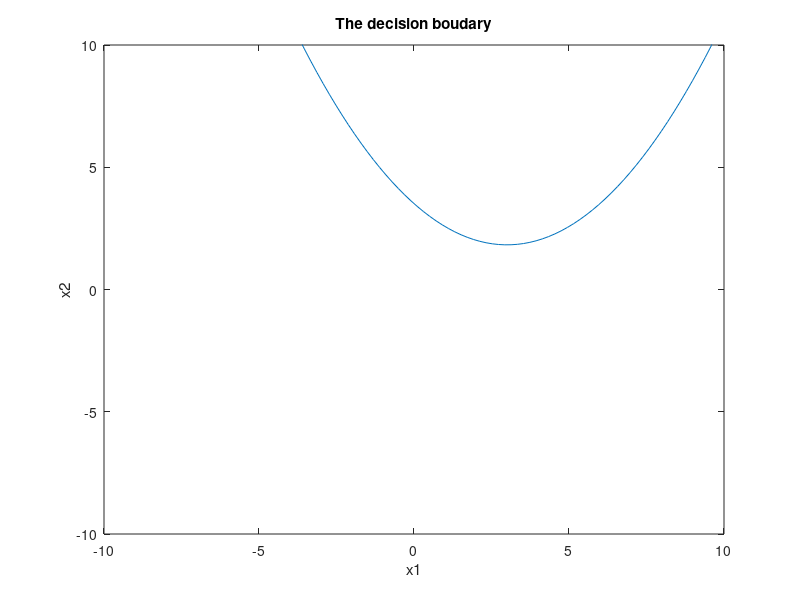
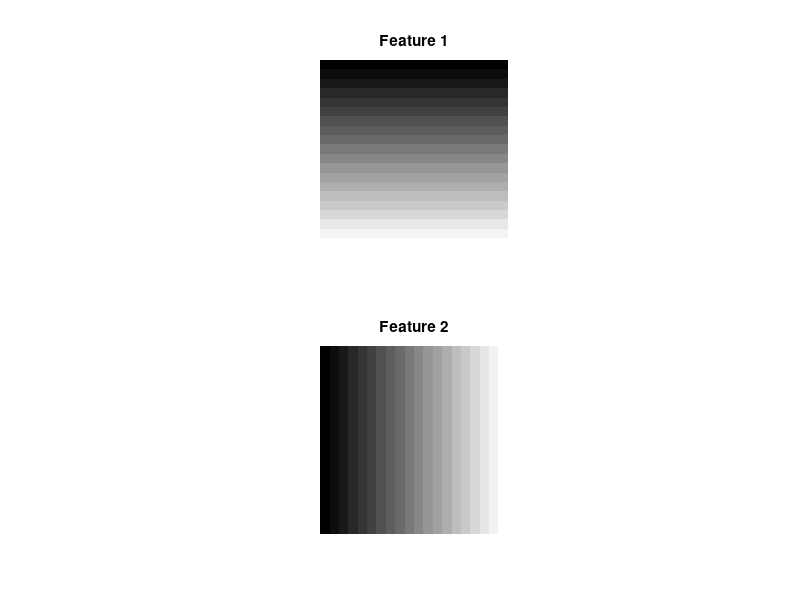
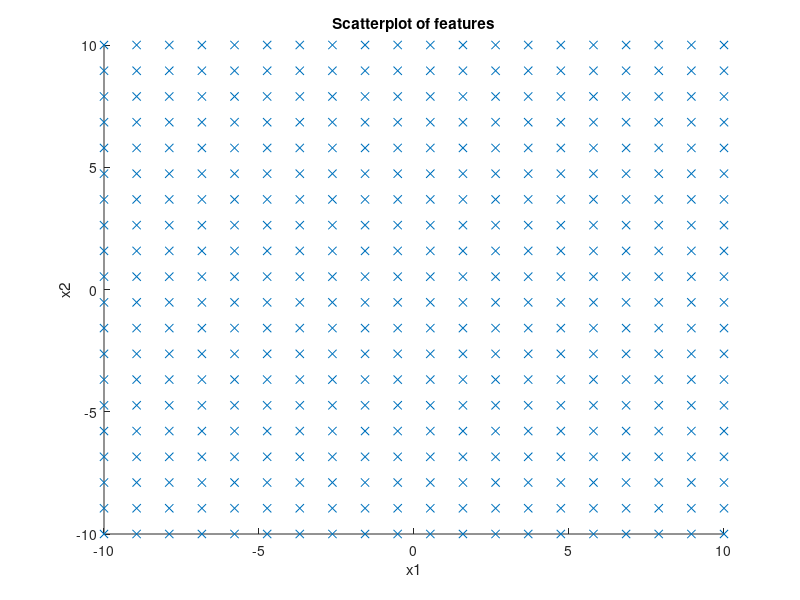
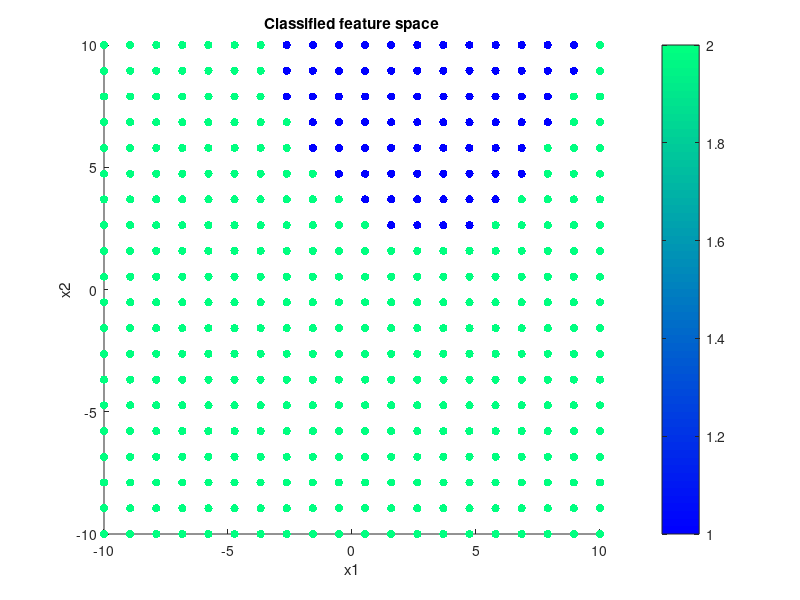

The MATLAB script that drew these images, in order: (Note: this script raises an error after producing the figures.)
clear all;
close all;

%% Exercise 1
%a) We  are given the data folloving mean vectors and covariance matrices
% from two classes. 
mu1 = [3; 6];
mu2 = [3;-2];

C1 = [0.5 0; 0 2];
C2 = [2 0; 0 2];

% We can use MATLAB to calculate the eigenvectors and eigenvalues
[V1,D1] = eig(C1)
[V2,D2] = eig(C2)

% I have sketched these by hand

%% b) 
% This is solved by hand.


%% c)
% Let's plot the resulting decision boundary in MATLAB
x1 = linspace(-10,10,100);               % Let x1 go from -10 to 10
x2 = 3.5142-1.125.*x1 + 0.1875.*x1.^2;     % This is our decision boundary

figure(1)
plot(x1,x2)
axis([-10 10 -10 10])
title('The decision boudary');
xlabel('x1');
ylabel('x2');
drawnow();

%% d)
% Lets create two syntethic images than span the entire feature space.
% See the exercise for more details
feat1 = repmat([linspace(-10,10,20)]',1,20);
feat2 = repmat([linspace(-10,10,20)],20,1); 
class = zeros(20,20);

figure(2)
subplot(211)
imshow(feat1,[])
title('Feature 1');
subplot(212)
imshow(feat2,[])
title('Feature 2');
drawnow();

figure(3)
scatter(feat1(:),feat2(:),'x')
xlabel('x1');
ylabel('x2');
title('Scatterplot of features');
drawnow();
%% e
% Lets classify these images by using the decision boundary we calculated
% by hand.
for i = 1:length(feat1)
    for j = 1:length(feat2)
        if (feat2(i,j) > (3.5142-1.125*feat1(i,j) + 0.1875*feat1(i,j)^2))
            class(i,j) = 1;
        else
            class(i,j) = 2;
        end
    end
end

% Lets plot the feature space with the classes indicated by color
figure(4)
scatter(feat1(:),feat2(:),[],class(:),'fill')
colorbar
colormap winter
title('Classified feature space');
xlabel('x1');
ylabel('x2');
drawnow();


% Let's also try to classify it by using the multivariate classifier from
% last week
addpath ../Week8/
% Set the feature images in proper variables
featureImage{1} = feat1;
featureImage{2} = feat2;
% The mean vectors
u(:,1) = mu1;
u(:,2) = mu2;
test_mask = 2*ones(size(feat1,1),size(feat1,2)); % Dummy testmask
% The covariance matrices
c(:,:,1) = C1;
c(:,:,2) = C2;
class_2 = multiGaussClassifierNoTraining(featureImage, test_mask, u, c)

figure(5)
scatter(feat1(:),feat2(:),[],class_2(:),'fill')
colorbar
colormap winter
title('Multivariate Gaussian classifier, resulting feature space');
xlabel('x1');
ylabel('x2');
drawnow();

%% Exercise 3
% Implement a kNN-classifier.
% I'm leaving this for you guys. I guess you want have some time to get
% help for the second mandatory assignment.